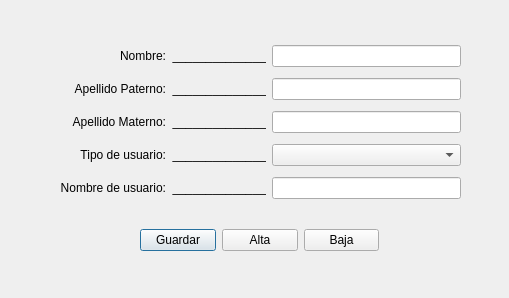
<?xml version="1.0" encoding="UTF-8"?>
<ui version="4.0">
 <class>ModifyUser</class>
 <widget class="QDialog" name="ModifyUser">
  <property name="geometry">
   <rect>
    <x>0</x>
    <y>0</y>
    <width>509</width>
    <height>298</height>
   </rect>
  </property>
  <property name="windowTitle">
   <string>Modificación de usuario</string>
  </property>
  <widget class="QWidget" name="horizontalLayoutWidget">
   <property name="geometry">
    <rect>
     <x>140</x>
     <y>220</y>
     <width>239</width>
     <height>41</height>
    </rect>
   </property>
   <layout class="QHBoxLayout" name="horizontalLayout">
    <item>
     <widget class="QPushButton" name="push_button_save">
      <property name="text">
       <string>Guardar</string>
      </property>
     </widget>
    </item>
    <item>
     <widget class="QPushButton" name="push_button_activate">
      <property name="text">
       <string>Alta</string>
      </property>
     </widget>
    </item>
    <item>
     <widget class="QPushButton" name="push_button_deactivate">
      <property name="text">
       <string>Baja</string>
      </property>
     </widget>
    </item>
   </layout>
  </widget>
  <widget class="QWidget" name="gridLayoutWidget">
   <property name="geometry">
    <rect>
     <x>60</x>
     <y>40</y>
     <width>401</width>
     <height>164</height>
    </rect>
   </property>
   <layout class="QGridLayout" name="gridLayout">
    <item row="4" column="1">
     <widget class="QLabel" name="label_current_username">
      <property name="text">
       <string>______________</string>
      </property>
      <property name="alignment">
       <set>Qt::AlignRight|Qt::AlignTrailing|Qt::AlignVCenter</set>
      </property>
     </widget>
    </item>
    <item row="4" column="2">
     <widget class="QLineEdit" name="lineEdit_4"/>
    </item>
    <item row="1" column="0">
     <widget class="QLabel" name="label_paternal_surname">
      <property name="text">
       <string>Apellido Paterno:</string>
      </property>
      <property name="alignment">
       <set>Qt::AlignRight|Qt::AlignTrailing|Qt::AlignVCenter</set>
      </property>
     </widget>
    </item>
    <item row="2" column="2">
     <widget class="QLineEdit" name="lineEdit_3"/>
    </item>
    <item row="0" column="0">
     <widget class="QLabel" name="label_name">
      <property name="text">
       <string>Nombre:</string>
      </property>
      <property name="alignment">
       <set>Qt::AlignRight|Qt::AlignTrailing|Qt::AlignVCenter</set>
      </property>
     </widget>
    </item>
    <item row="3" column="1">
     <widget class="QLabel" name="label_current_user_type">
      <property name="text">
       <string>______________</string>
      </property>
      <property name="alignment">
       <set>Qt::AlignRight|Qt::AlignTrailing|Qt::AlignVCenter</set>
      </property>
     </widget>
    </item>
    <item row="0" column="1">
     <widget class="QLabel" name="label_current_name">
      <property name="text">
       <string>______________</string>
      </property>
      <property name="alignment">
       <set>Qt::AlignRight|Qt::AlignTrailing|Qt::AlignVCenter</set>
      </property>
     </widget>
    </item>
    <item row="4" column="0">
     <widget class="QLabel" name="label_user_name">
      <property name="text">
       <string>Nombre de usuario:</string>
      </property>
      <property name="alignment">
       <set>Qt::AlignRight|Qt::AlignTrailing|Qt::AlignVCenter</set>
      </property>
     </widget>
    </item>
    <item row="3" column="0">
     <widget class="QLabel" name="label_user_type">
      <property name="text">
       <string>Tipo de usuario:</string>
      </property>
      <property name="alignment">
       <set>Qt::AlignRight|Qt::AlignTrailing|Qt::AlignVCenter</set>
      </property>
     </widget>
    </item>
    <item row="0" column="2">
     <widget class="QLineEdit" name="lineEdit"/>
    </item>
    <item row="2" column="1">
     <widget class="QLabel" name="label_current_maternal_surname">
      <property name="text">
       <string>______________</string>
      </property>
      <property name="alignment">
       <set>Qt::AlignRight|Qt::AlignTrailing|Qt::AlignVCenter</set>
      </property>
     </widget>
    </item>
    <item row="1" column="1">
     <widget class="QLabel" name="label_current_paternal_surname">
      <property name="text">
       <string>______________</string>
      </property>
      <property name="alignment">
       <set>Qt::AlignRight|Qt::AlignTrailing|Qt::AlignVCenter</set>
      </property>
     </widget>
    </item>
    <item row="2" column="0">
     <widget class="QLabel" name="label_maternal_surname">
      <property name="text">
       <string>Apellido Materno:</string>
      </property>
      <property name="alignment">
       <set>Qt::AlignRight|Qt::AlignTrailing|Qt::AlignVCenter</set>
      </property>
     </widget>
    </item>
    <item row="3" column="2">
     <widget class="QComboBox" name="comboBox"/>
    </item>
    <item row="1" column="2">
     <widget class="QLineEdit" name="lineEdit_2"/>
    </item>
   </layout>
  </widget>
 </widget>
 <tabstops>
  <tabstop>lineEdit</tabstop>
  <tabstop>lineEdit_2</tabstop>
  <tabstop>lineEdit_3</tabstop>
  <tabstop>comboBox</tabstop>
  <tabstop>lineEdit_4</tabstop>
  <tabstop>push_button_save</tabstop>
  <tabstop>push_button_activate</tabstop>
  <tabstop>push_button_deactivate</tabstop>
 </tabstops>
 <resources/>
 <connections/>
</ui>
